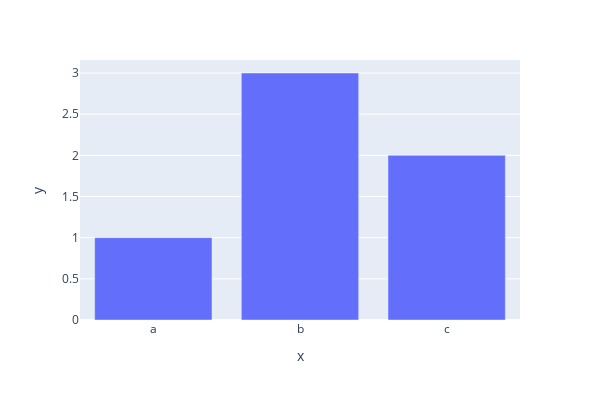

The code cell stored with this chart in its notebook:
### Markdown cell above
# Bar chart
- 가로축 : 범주형 데이터(일반적)
- 세로축 : 값

### Code cell
fig1 = px.bar(x=["a", "b", "c"], y=[1, 3, 2], width = 600, height = 400)
fig1.show()

### Figure 1 — Plotly figure (JSON) as saved in the notebook; plotly's stock layout.template omitted (floating-point values rounded to 4 significant figures)
{"data": [{"alignmentgroup": "True", "hovertemplate": "x=%{x}<br>y=%{y}<extra></extra>", "legendgroup": "", "marker": {"color": "#636efa", "pattern": {"shape": ""}}, "name": "", "offsetgroup": "", "orientation": "v", "showlegend": false, "textposition": "auto", "type": "bar", "x": ["a", "b", "c"], "xaxis": "x", "y": [1, 3, 2], "yaxis": "y"}], "layout": {"barmode": "relative", "height": 400, "legend": {"tracegroupgap": 0}, "margin": {"t": 60}, "width": 600, "xaxis": {"anchor": "y", "domain": [0, 1], "title": {"text": "x"}}, "yaxis": {"anchor": "x", "domain": [0, 1], "title": {"text": "y"}}}}
